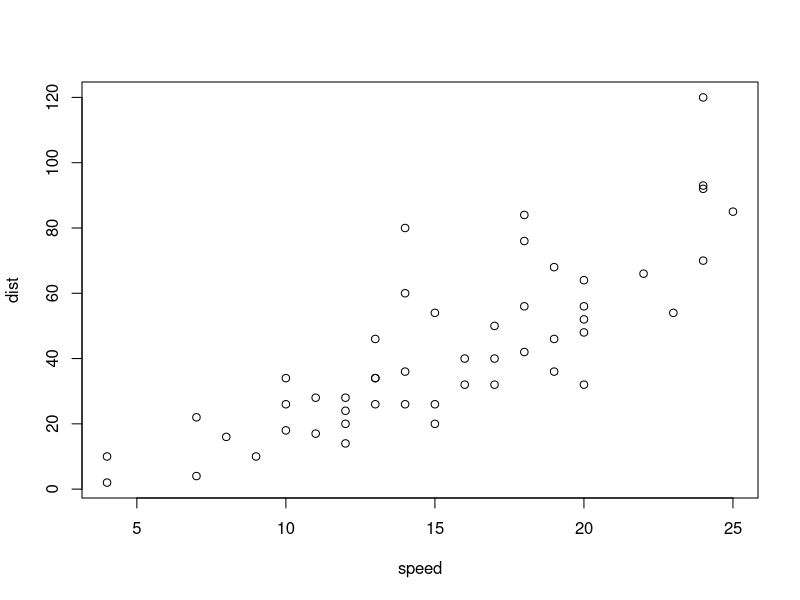
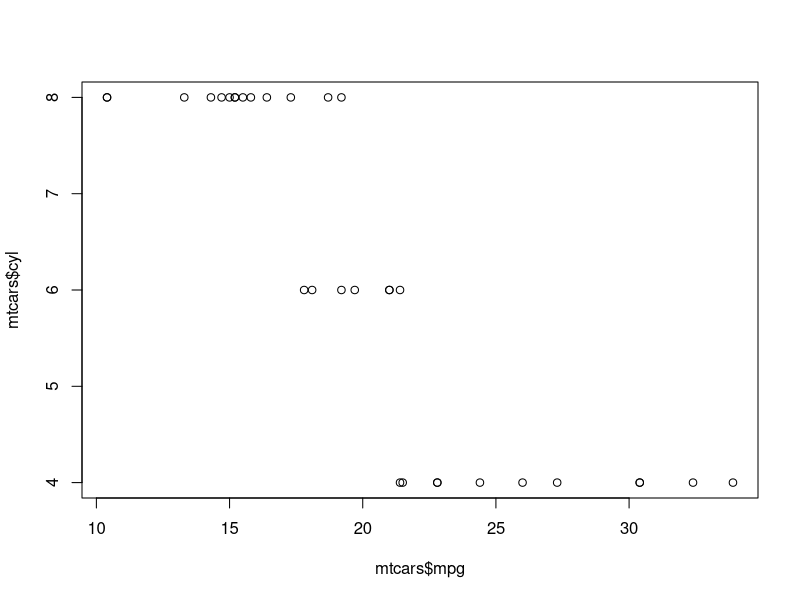

The R source for these figures, in order:
## ---- chunk 1
summary(cars)
## ---- chunk 2
plot(cars)
## ---- chunk 3
data(mtcars)
head(mtcars)
plot(mtcars$mpg,mtcars$cyl)

